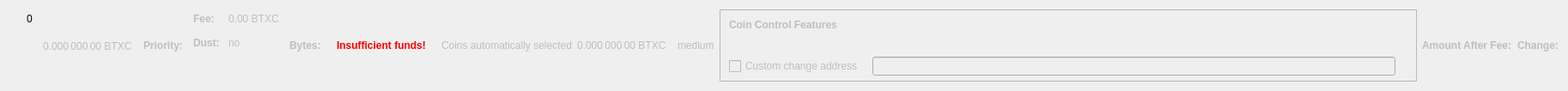
    <widget class="QWidget" name="dummyHideWidget" native="true">
     <property name="maximumSize">
      <size>
       <width>100</width>
       <height>22</height>
      </size>
     </property>
     <layout class="QHBoxLayout" name="dummyHideLayout">
      <item>
       <layout class="QFormLayout" name="formLayoutCoinControl1">
        <property name="horizontalSpacing">
         <number>10</number>
        </property>
        <property name="verticalSpacing">
         <number>14</number>
        </property>
        <property name="leftMargin">
         <number>10</number>
        </property>
        <property name="topMargin">
         <number>4</number>
        </property>
        <property name="rightMargin">
         <number>6</number>
        </property>
        <item row="0" column="1">
         <widget class="QLabel" name="labelCoinControlBytes">
          <property name="cursor">
           <cursorShape>IBeamCursor</cursorShape>
          </property>
          <property name="contextMenuPolicy">
           <enum>Qt::ActionsContextMenu</enum>
          </property>
          <property name="text">
           <string notr="true">0</string>
          </property>
          <property name="textInteractionFlags">
           <set>Qt::LinksAccessibleByMouse|Qt::TextSelectableByKeyboard|Qt::TextSelectableByMouse</set>
          </property>
         </widget>
        </item>
       </layout>
      </item>
      <item>
       <widget class="QLabel" name="labelCoinControlAfterFee">
        <property name="enabled">
         <bool>false</bool>
        </property>
        <property name="sizePolicy">
         <sizepolicy hsizetype="Fixed" vsizetype="Fixed">
          <horstretch>0</horstretch>
          <verstretch>0</verstretch>
         </sizepolicy>
        </property>
        <property name="minimumSize">
         <size>
          <width>111</width>
          <height>12</height>
         </size>
        </property>
        <property name="maximumSize">
         <size>
          <width>111</width>
          <height>12</height>
         </size>
        </property>
        <property name="cursor">
         <cursorShape>IBeamCursor</cursorShape>
        </property>
        <property name="contextMenuPolicy">
         <enum>Qt::ActionsContextMenu</enum>
        </property>
        <property name="text">
         <string notr="true">0.000 000 00 BTXC</string>
        </property>
        <property name="textInteractionFlags">
         <set>Qt::LinksAccessibleByMouse|Qt::TextSelectableByKeyboard|Qt::TextSelectableByMouse</set>
        </property>
       </widget>
      </item>
      <item>
       <widget class="QLabel" name="labelCoinControlPriorityText">
        <property name="enabled">
         <bool>false</bool>
        </property>
        <property name="font">
         <font>
          <weight>75</weight>
          <bold>true</bold>
         </font>
        </property>
        <property name="text">
         <string>Priority:</string>
        </property>
       </widget>
      </item>
      <item>
       <layout class="QHBoxLayout" name="horizontalLayout"/>
      </item>
      <item>
       <layout class="QFormLayout" name="formLayoutCoinControl3">
        <property name="horizontalSpacing">
         <number>10</number>
        </property>
        <property name="verticalSpacing">
         <number>14</number>
        </property>
        <property name="leftMargin">
         <number>6</number>
        </property>
        <property name="topMargin">
         <number>4</number>
        </property>
        <property name="rightMargin">
         <number>6</number>
        </property>
        <item row="0" column="0">
         <widget class="QLabel" name="labelCoinControlFeeText">
          <property name="enabled">
           <bool>false</bool>
          </property>
          <property name="font">
           <font>
            <weight>75</weight>
            <bold>true</bold>
           </font>
          </property>
          <property name="text">
           <string>Fee:</string>
          </property>
          <property name="margin">
           <number>0</number>
          </property>
         </widget>
        </item>
        <item row="0" column="1">
         <widget class="QLabel" name="labelCoinControlFee">
          <property name="enabled">
           <bool>false</bool>
          </property>
          <property name="cursor">
           <cursorShape>IBeamCursor</cursorShape>
          </property>
          <property name="contextMenuPolicy">
           <enum>Qt::ActionsContextMenu</enum>
          </property>
          <property name="text">
           <string notr="true">0.00 BTXC</string>
          </property>
          <property name="textInteractionFlags">
           <set>Qt::LinksAccessibleByMouse|Qt::TextSelectableByKeyboard|Qt::TextSelectableByMouse</set>
          </property>
         </widget>
        </item>
        <item row="1" column="0">
         <widget class="QLabel" name="labelCoinControlLowOutputText">
          <property name="enabled">
           <bool>false</bool>
          </property>
          <property name="font">
           <font>
            <weight>75</weight>
            <bold>true</bold>
           </font>
          </property>
          <property name="text">
           <string>Dust:</string>
          </property>
         </widget>
        </item>
        <item row="1" column="1">
         <widget class="QLabel" name="labelCoinControlLowOutput">
          <property name="enabled">
           <bool>false</bool>
          </property>
          <property name="cursor">
           <cursorShape>IBeamCursor</cursorShape>
          </property>
          <property name="contextMenuPolicy">
           <enum>Qt::ActionsContextMenu</enum>
          </property>
          <property name="text">
           <string>no</string>
          </property>
          <property name="textInteractionFlags">
           <set>Qt::LinksAccessibleByMouse|Qt::TextSelectableByKeyboard|Qt::TextSelectableByMouse</set>
          </property>
         </widget>
        </item>
       </layout>
      </item>
      <item>
       <widget class="QLabel" name="labelCoinControlBytesText">
        <property name="enabled">
         <bool>false</bool>
        </property>
        <property name="font">
         <font>
          <weight>75</weight>
          <bold>true</bold>
         </font>
        </property>
        <property name="text">
         <string>Bytes:</string>
        </property>
       </widget>
      </item>
      <item>
       <layout class="QFormLayout" name="formLayoutCoinControl2">
        <property name="horizontalSpacing">
         <number>10</number>
        </property>
        <property name="verticalSpacing">
         <number>14</number>
        </property>
        <property name="leftMargin">
         <number>6</number>
        </property>
        <property name="topMargin">
         <number>4</number>
        </property>
        <property name="rightMargin">
         <number>6</number>
        </property>
       </layout>
      </item>
      <item>
       <layout class="QHBoxLayout" name="horizontalLayoutCoinControl2">
        <property name="spacing">
         <number>8</number>
        </property>
        <property name="bottomMargin">
         <number>10</number>
        </property>
       </layout>
      </item>
      <item>
       <widget class="QLabel" name="labelCoinControlInsuffFunds">
        <property name="enabled">
         <bool>false</bool>
        </property>
        <property name="minimumSize">
         <size>
          <width>0</width>
          <height>0</height>
         </size>
        </property>
        <property name="font">
         <font>
          <weight>75</weight>
          <bold>true</bold>
         </font>
        </property>
        <property name="styleSheet">
         <string notr="true">color:red;font-weight:bold;</string>
        </property>
        <property name="text">
         <string>Insufficient funds!</string>
        </property>
        <property name="margin">
         <number>5</number>
        </property>
       </widget>
      </item>
      <item>
       <layout class="QFormLayout" name="formLayoutCoinControl4">
        <property name="horizontalSpacing">
         <number>10</number>
        </property>
        <property name="verticalSpacing">
         <number>14</number>
        </property>
        <property name="leftMargin">
         <number>6</number>
        </property>
        <property name="topMargin">
         <number>4</number>
        </property>
        <property name="rightMargin">
         <number>6</number>
        </property>
       </layout>
      </item>
      <item>
       <widget class="QLabel" name="labelCoinControlAutomaticallySelected">
        <property name="enabled">
         <bool>false</bool>
        </property>
        <property name="sizePolicy">
         <sizepolicy hsizetype="Fixed" vsizetype="Fixed">
          <horstretch>0</horstretch>
          <verstretch>0</verstretch>
         </sizepolicy>
        </property>
        <property name="minimumSize">
         <size>
          <width>0</width>
          <height>0</height>
         </size>
        </property>
        <property name="maximumSize">
         <size>
          <width>240</width>
          <height>16777215</height>
         </size>
        </property>
        <property name="text">
         <string>Coins automatically selected</string>
        </property>
        <property name="margin">
         <number>5</number>
        </property>
       </widget>
      </item>
      <item>
       <widget class="QLabel" name="labelCoinControlChange">
        <property name="enabled">
         <bool>false</bool>
        </property>
        <property name="sizePolicy">
         <sizepolicy hsizetype="Fixed" vsizetype="Fixed">
          <horstretch>0</horstretch>
          <verstretch>0</verstretch>
         </sizepolicy>
        </property>
        <property name="minimumSize">
         <size>
          <width>111</width>
          <height>0</height>
         </size>
        </property>
        <property name="maximumSize">
         <size>
          <width>111</width>
          <height>16777215</height>
         </size>
        </property>
        <property name="cursor">
         <cursorShape>IBeamCursor</cursorShape>
        </property>
        <property name="contextMenuPolicy">
         <enum>Qt::ActionsContextMenu</enum>
        </property>
        <property name="text">
         <string notr="true">0.000 000 00 BTXC</string>
        </property>
        <property name="textInteractionFlags">
         <set>Qt::LinksAccessibleByMouse|Qt::TextSelectableByKeyboard|Qt::TextSelectableByMouse</set>
        </property>
       </widget>
      </item>
      <item>
       <widget class="QLabel" name="labelCoinControlPriority">
        <property name="enabled">
         <bool>false</bool>
        </property>
        <property name="cursor">
         <cursorShape>IBeamCursor</cursorShape>
        </property>
        <property name="contextMenuPolicy">
         <enum>Qt::ActionsContextMenu</enum>
        </property>
        <property name="text">
         <string>medium</string>
        </property>
        <property name="textInteractionFlags">
         <set>Qt::LinksAccessibleByMouse|Qt::TextSelectableByKeyboard|Qt::TextSelectableByMouse</set>
        </property>
       </widget>
      </item>
      <item>
       <widget class="QFrame" name="frameCoinControl">
        <property name="sizePolicy">
         <sizepolicy hsizetype="Expanding" vsizetype="Expanding">
          <horstretch>0</horstretch>
          <verstretch>0</verstretch>
         </sizepolicy>
        </property>
        <property name="maximumSize">
         <size>
          <width>16777215</width>
          <height>16777215</height>
         </size>
        </property>
        <property name="frameShape">
         <enum>QFrame::StyledPanel</enum>
        </property>
        <property name="frameShadow">
         <enum>QFrame::Sunken</enum>
        </property>
        <layout class="QVBoxLayout" name="verticalLayoutCoinControl2_2">
         <property name="spacing">
          <number>0</number>
         </property>
         <property name="leftMargin">
          <number>0</number>
         </property>
         <property name="topMargin">
          <number>0</number>
         </property>
         <property name="rightMargin">
          <number>0</number>
         </property>
         <property name="bottomMargin">
          <number>6</number>
         </property>
         <item>
          <layout class="QVBoxLayout" name="verticalLayoutCoinControl" stretch="0,0,0,1">
           <property name="spacing">
            <number>0</number>
           </property>
           <property name="leftMargin">
            <number>10</number>
           </property>
           <property name="topMargin">
            <number>10</number>
           </property>
           <item>
            <layout class="QHBoxLayout" name="horizontalLayoutCoinControl1">
             <property name="bottomMargin">
              <number>15</number>
             </property>
             <item>
              <widget class="QLabel" name="labelCoinControlFeatures">
               <property name="enabled">
                <bool>false</bool>
               </property>
               <property name="sizePolicy">
                <sizepolicy hsizetype="Preferred" vsizetype="Maximum">
                 <horstretch>0</horstretch>
                 <verstretch>0</verstretch>
                </sizepolicy>
               </property>
               <property name="font">
                <font>
                 <weight>75</weight>
                 <bold>true</bold>
                </font>
               </property>
               <property name="styleSheet">
                <string notr="true">font-weight:bold;</string>
               </property>
               <property name="text">
                <string>Coin Control Features</string>
               </property>
              </widget>
             </item>
            </layout>
           </item>
           <item>
            <widget class="QWidget" name="widgetCoinControl" native="true">
             <property name="sizePolicy">
              <sizepolicy hsizetype="Preferred" vsizetype="Preferred">
               <horstretch>0</horstretch>
               <verstretch>0</verstretch>
              </sizepolicy>
             </property>
             <property name="minimumSize">
              <size>
               <width>0</width>
               <height>0</height>
              </size>
             </property>
             <property name="styleSheet">
              <string notr="true"/>
             </property>
             <layout class="QHBoxLayout" name="horizontalLayoutCoinControl5_2">
              <property name="leftMargin">
               <number>0</number>
              </property>
              <property name="topMargin">
               <number>0</number>
              </property>
              <property name="rightMargin">
               <number>0</number>
              </property>
              <property name="bottomMargin">
               <number>0</number>
              </property>
              <item>
               <layout class="QHBoxLayout" name="horizontalLayoutCoinControl3">
                <property name="spacing">
                 <number>20</number>
                </property>
                <property name="topMargin">
                 <number>0</number>
                </property>
                <property name="bottomMargin">
                 <number>10</number>
                </property>
               </layout>
              </item>
             </layout>
            </widget>
           </item>
           <item>
            <layout class="QHBoxLayout" name="horizontalLayoutCoinControl4" stretch="0,0,0">
             <property name="spacing">
              <number>12</number>
             </property>
             <property name="sizeConstraint">
              <enum>QLayout::SetDefaultConstraint</enum>
             </property>
             <property name="topMargin">
              <number>5</number>
             </property>
             <property name="rightMargin">
              <number>5</number>
             </property>
             <item>
              <widget class="QCheckBox" name="checkBoxCoinControlChange">
               <property name="enabled">
                <bool>false</bool>
               </property>
               <property name="toolTip">
                <string>If this is activated, but the change address is empty or invalid, change will be sent to a newly generated address.</string>
               </property>
               <property name="text">
                <string>Custom change address</string>
               </property>
              </widget>
             </item>
             <item>
              <widget class="QValidatedLineEdit" name="lineEditCoinControlChange">
               <property name="enabled">
                <bool>false</bool>
               </property>
               <property name="sizePolicy">
                <sizepolicy hsizetype="Expanding" vsizetype="Fixed">
                 <horstretch>0</horstretch>
                 <verstretch>0</verstretch>
                </sizepolicy>
               </property>
              </widget>
             </item>
             <item>
              <widget class="QLabel" name="labelCoinControlChangeLabel_2">
               <property name="sizePolicy">
                <sizepolicy hsizetype="Preferred" vsizetype="Expanding">
                 <horstretch>0</horstretch>
                 <verstretch>0</verstretch>
                </sizepolicy>
               </property>
               <property name="minimumSize">
                <size>
                 <width>0</width>
                 <height>0</height>
                </size>
               </property>
               <property name="text">
                <string/>
               </property>
               <property name="margin">
                <number>3</number>
               </property>
              </widget>
             </item>
            </layout>
           </item>
           <item>
            <spacer name="verticalSpacerCoinControl">
             <property name="orientation">
              <enum>Qt::Vertical</enum>
             </property>
             <property name="sizeHint" stdset="0">
              <size>
               <width>800</width>
               <height>1</height>
              </size>
             </property>
            </spacer>
           </item>
          </layout>
         </item>
        </layout>
       </widget>
      </item>
      <item>
       <widget class="QLabel" name="labelCoinControlAfterFeeText">
        <property name="enabled">
         <bool>false</bool>
        </property>
        <property name="minimumSize">
         <size>
          <width>0</width>
          <height>0</height>
         </size>
        </property>
        <property name="maximumSize">
         <size>
          <width>16777215</width>
          <height>16777215</height>
         </size>
        </property>
        <property name="font">
         <font>
          <weight>75</weight>
          <bold>true</bold>
         </font>
        </property>
        <property name="text">
         <string>Amount After Fee:</string>
        </property>
        <property name="alignment">
         <set>Qt::AlignLeading|Qt::AlignLeft|Qt::AlignVCenter</set>
        </property>
        <property name="margin">
         <number>0</number>
        </property>
       </widget>
      </item>
      <item>
       <widget class="QLabel" name="labelCoinControlChangeText">
        <property name="enabled">
         <bool>false</bool>
        </property>
        <property name="sizePolicy">
         <sizepolicy hsizetype="Preferred" vsizetype="Preferred">
          <horstretch>0</horstretch>
          <verstretch>0</verstretch>
         </sizepolicy>
        </property>
        <property name="minimumSize">
         <size>
          <width>0</width>
          <height>0</height>
         </size>
        </property>
        <property name="maximumSize">
         <size>
          <width>16777215</width>
          <height>16777215</height>
         </size>
        </property>
        <property name="font">
         <font>
          <weight>75</weight>
          <bold>true</bold>
         </font>
        </property>
        <property name="text">
         <string>Change:</string>
        </property>
        <property name="alignment">
         <set>Qt::AlignLeading|Qt::AlignLeft|Qt::AlignVCenter</set>
        </property>
       </widget>
      </item>
     </layout>
    </widget>
